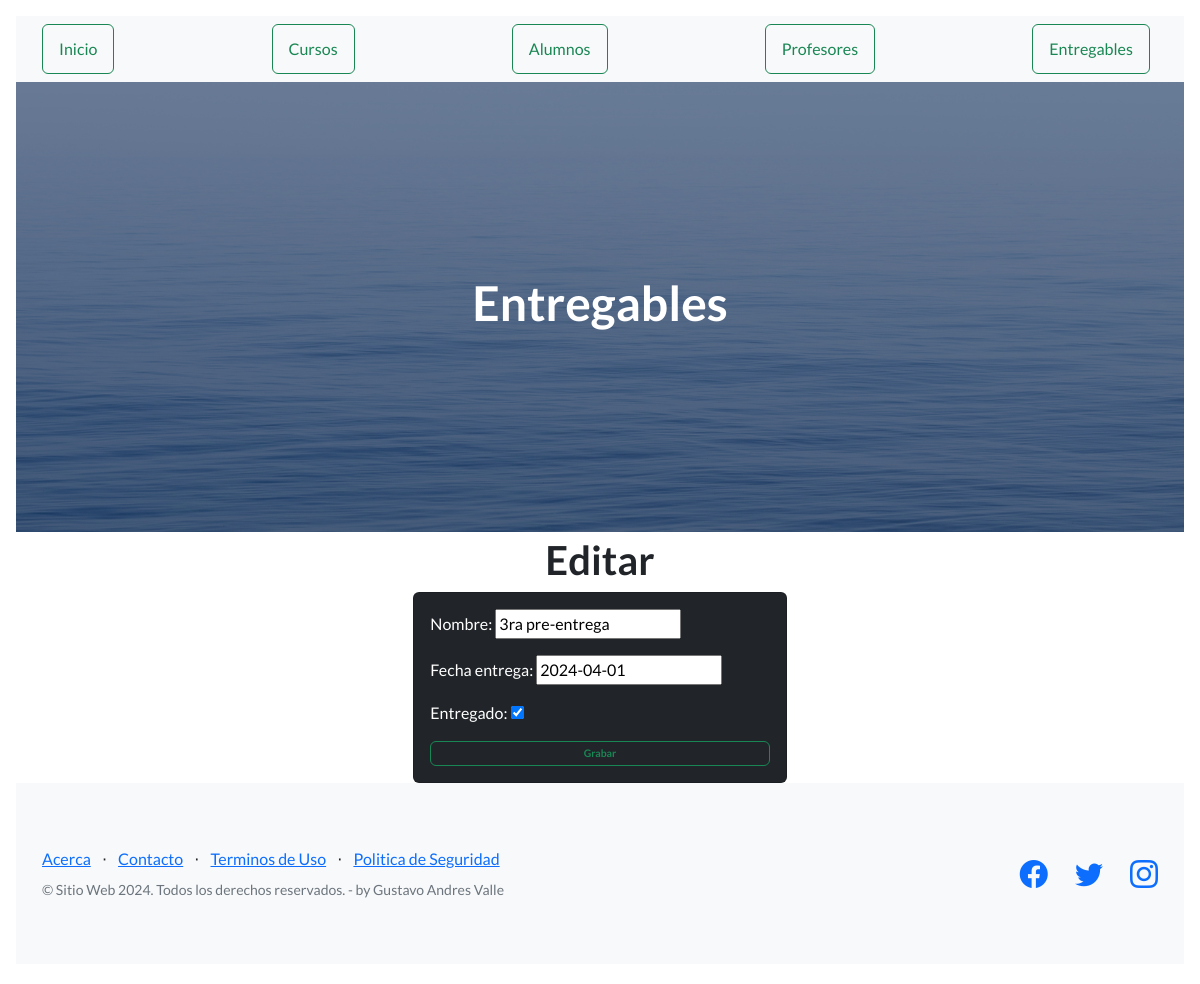
Screenshot of /AppCoder/editar_entregable/3 with the database file from the repository.
### AppCoder/models.py (models this page shows, shortened)
class Entregable(models.Model):
    nombre = models.CharField(max_length=40)
    fecha_entrega = models.DateField()
    entregado = models.BooleanField()

### AppCoder/views.py (the view)
# urls.py: path("editar_entregable/<int:id>", views.editar_entregable, name="editar_entregable")
def editar_entregable(request, id):
    entregable = Entregable.objects.get(id=id)
    if request.method == "POST":
        mi_formulario = Entregable_formulario(request.POST)
        if mi_formulario.is_valid():
            datos = mi_formulario.cleaned_data
            entregable.nombre = datos["nombre"]
            entregable.fecha_entrega = datos["fecha_entrega"]
            entregable.entregado = datos["entregado"]
            entregable.save()
            entregables = Entregable.objects.all()
            return render(request, "entregables.html", {"entregables":entregables})
    else:
        mi_formulario = Entregable_formulario(initial={"nombre":entregable.nombre, "fecha_entrega":entregable.fecha_entrega, "entregado":entregable.entregado})
    return render(request, "editar_entregable.html", {"mi_formulario":mi_formulario, "entregable":entregable})

### AppCoder/forms.py
class Entregable_formulario(forms.Form):
    nombre = forms.CharField(max_length=30)
    fecha_entrega = forms.DateField()
    entregado = forms.BooleanField()

### AppCoder/templates/editar_entregable.html (shortened to what this page needs)
{% extends "base.html" %}
{% block title %}<h1 class="text-center"> Entregables </h1>{% endblock %}
{% load static %}
{% block contenido %}
<div class="row">
    <div class="col-md-4 offset-md-4">
        <h1 class="text-center"> Editar </h1>
        <div class="card bg-dark text-white">
            <div class="card-body">
                <form action="{% url 'editar_entregable' entregable.id %}" method="POST">
                    <p>Nombre: {{mi_formulario.nombre}}</p>
                    <p>Fecha entrega: {{mi_formulario.fecha_entrega}}</p>
                    <p>Entregado: {{mi_formulario.entregado}}</p>
                    <div class="d-grid gap-2">
                        <button class="fw-bold btn btn btn-outline-success"
                        style="--bs-btn-padding-y: .25rem; --bs-btn-padding-x: .5rem;
                        --bs-btn-font-size: .65rem;">Grabar
                        </button>
                </form>
            </div>
        </div>
    </div>
</div>
{% endblock %}

### rows the page displays
Entregable: nombre "3ra pre-entrega", fecha_entrega "2024-04-01", entregado "☑"
